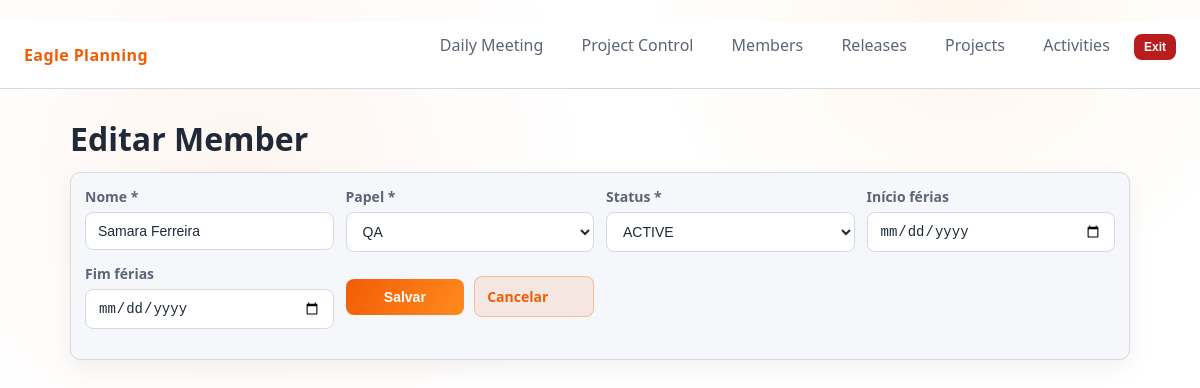
The page /members/2/edit on the database its author committed.
### eagle_pm/app/models.py (models this page shows)
class Member(Base):
    __tablename__ = "member"
    id = Column(Integer, primary_key=True)
    name = Column(String(255), nullable=False)
    role_code = Column(String(3), ForeignKey("index_role.code"), nullable=False)
    status_code = Column(String(3), ForeignKey("index_user_status.code"), nullable=False)
    vacation_start = Column(Date, nullable=True)
    vacation_end = Column(Date, nullable=True)
    created_at = Column(DateTime, default=utcnow, nullable=False)
    updated_at = Column(DateTime, default=utcnow, onupdate=utcnow, nullable=False)
    role = relationship("IndexRole")
    status = relationship("IndexUserStatus")
    activities = relationship("Activity", back_populates="assigned_member")
    __table_args__ = (
        Index("idx_member_role", "role_code"),
        Index("idx_member_status", "status_code"),
    )

class IndexRole(Base):
    __tablename__ = "index_role"
    code = Column(String(3), primary_key=True)
    name = Column(String(32), nullable=False)

class IndexUserStatus(Base):
    __tablename__ = "index_user_status"
    code = Column(String(3), primary_key=True)
    name = Column(String(32), nullable=False)

### eagle_pm/app/routes.py (the view)
@router.get("/members/{member_id}/edit")
def edit_member(request: Request, member_id: int, session: Session = Depends(get_session)):
    member = crud.get_member(session, member_id)
    if not member:
        raise HTTPException(status_code=404, detail="Member not found")
    role_options = crud.get_index_options(session, models.IndexRole)
    status_options = crud.get_index_options(session, models.IndexUserStatus)
    return templates.TemplateResponse(
        "member_edit.html",
        {
            "request": request,
            "title": "Edit Member",
            "member": member,
            "role_options": role_options,
            "status_options": status_options,
        },
    )

### eagle_pm/app/templates/member_edit.html (shortened to what this page needs)
{% extends "base.html" %}
{% block content %}
  <h1>Editar Member</h1>
  <div class="panel">
    <form method="post" action="/members/{{ member.id }}/edit" class="form-grid">
      <label>
        Nome *
        <input type="text" name="name" value="{{ member.name }}" required />
      </label>
      <label>
        Papel *
        <select name="role_code" required>
          {% for code, name in role_options %}
            <option value="{{ code }}" {% if member.role_code == code %}selected{% endif %}>{{ name }}</option>
          {% endfor %}
        </select>
      </label>
      <label>
        Status *
        <select name="status_code" required>
          {% for code, name in status_options %}
            <option value="{{ code }}" {% if member.status_code == code %}selected{% endif %}>{{ name }}</option>
          {% endfor %}
        </select>
      </label>
      <label>
        Início férias
        <input type="date" name="vacation_start" value="{{ member.vacation_start if member.vacation_start else '' }}" />
      </label>
      <label>
        Fim férias
        <input type="date" name="vacation_end" value="{{ member.vacation_end if member.vacation_end else '' }}" />
      </label>
      <div class="actions">
        <button type="submit">Salvar</button>
        <a class="btn secondary" href="/members">Cancelar</a>
      </div>
    </form>
  </div>
{% endblock %}

### eagle_pm/app/static/app.css (style rules this page uses)
* { box-sizing: border-box; }
body { margin: 0; font-family: "Segoe UI", "Inter", system-ui, -apple-system, sans-serif; background: radial-gradient(circle at 20% 20%, rgba(242,92,5,0.06), transparent 30%), radial-gradient(circle at 80% 0%, rgba(255,138,30,0.08), transparent 25%), var(--bg); color: var(--text); }
a { text-decoration: none; }
h1 { margin: 0 0 12px 0; }
.panel { background: var(--panel); border: 1px solid var(--border); border-radius: var(--radius); padding: var(--space); margin-bottom: 16px; box-shadow: 0 8px 24px rgba(0,0,0,0.06); }
.form-grid { display: grid; grid-template-columns: repeat(auto-fit, minmax(220px, 1fr)); gap: 12px; }
label { color: var(--muted); font-size: 14px; font-weight: 700; }
input, select, button, .btn { border-radius: 8px; border: 1px solid var(--border); background: #ffffff; color: var(--text); padding: 10px 12px; font-size: 14px; width: 100%; }
.form-grid label, .form-inline label { display: flex; flex-direction: column; align-items: flex-start; gap: 6px; }
button, .btn { background: linear-gradient(120deg, var(--accent), var(--accent-2)); color: #ffffff; font-weight: 700; border: none; cursor: pointer; }
.btn.secondary { background: rgba(242,92,5,0.1); color: var(--accent); border: 1px solid rgba(242,92,5,0.3); }
.actions { display: flex; gap: 10px; align-items: center; }

### rows shown on the page
Member: name "Samara Ferreira", role_code "QA", status_code "ACTIVE"
